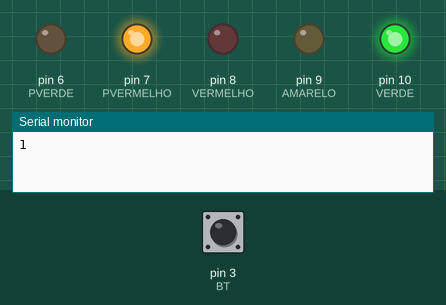
This sketch was run on a simulated Arduino Uno, built with avr-gcc and run on an emulated ATmega328P. On the bench: output pins drawn as LEDs (lit = HIGH), the last lines printed to the serial monitor. Inputs (shaded band) come from the test bench; at power-on: pin 3 (BT) HIGH.

Above: at 1.2 s.
1.3 s: pin 3 (BT) pulled LOW for 0.25 s
At 4.3 s:
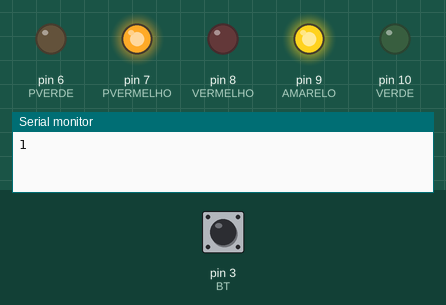
At 7.0 s:
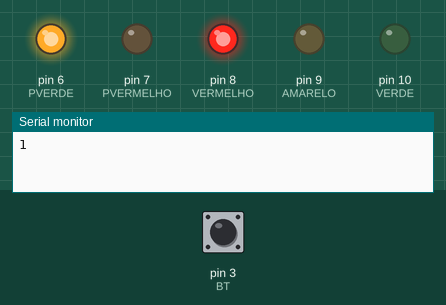
7.5 s: pin 3 (BT) pulled LOW for 3.2 s
At 27.3 s:
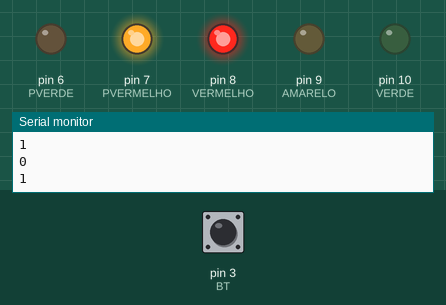
Timing chart, 0 to 37.7 s (numbered marks = the images above; inputs shaded):
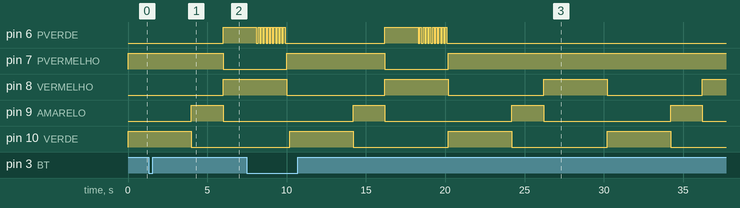

Measured:
- after the input at 1.3 s, pin 6 (PVERDE): LOW → HIGH after 4.7 s; pin 7 (PVERMELHO): HIGH → LOW after 4.7 s
- by itself, pin 8 (VERMELHO), pin 10 (VERDE): alternates HIGH for 4.0 s and LOW for 6.0 s
- by itself, pin 9 (AMARELO): alternates HIGH for 2.0 s and LOW for 8.0 s

The sketch:

Semaforo2.0.ino
```cpp
int VERMELHO = 8;
int AMARELO = 9;
int VERDE = 10;

int PVERDE = 6;
int PVERMELHO = 7;

int BT = 3;

bool STATUS = false;

void setup() {
  pinMode(VERDE, OUTPUT);
  pinMode(AMARELO, OUTPUT);
  pinMode(VERMELHO, OUTPUT);

  pinMode(PVERDE, OUTPUT);
  pinMode(PVERMELHO, OUTPUT);

  pinMode(BT, INPUT_PULLUP);

  Serial.begin(9600);
}

void loop() {
  Serial.println(digitalRead(3));

  if (digitalRead(BT) == LOW) {
    STATUS = true;
    delay(200);
  }

  digitalWrite(VERDE, HIGH);
  digitalWrite(AMARELO, LOW);
  digitalWrite(VERMELHO, LOW);

  digitalWrite(PVERDE, LOW);
  digitalWrite(PVERMELHO, HIGH);

  for (int i = 0; i < 40; i++) {
    if (digitalRead(BT) == LOW) {
      STATUS = true;
    }
    delay(100);
  }

  digitalWrite(VERDE, LOW);
  digitalWrite(AMARELO, HIGH);
  delay(2000);

  digitalWrite(AMARELO, LOW);
  digitalWrite(VERMELHO, HIGH);

  if (STATUS == true) {
    digitalWrite(PVERMELHO, LOW);
    digitalWrite(PVERDE, HIGH);

    for (int i = 0; i < 20; i++) {
      if (digitalRead(BT) == LOW) {
        STATUS = true;
      }
      delay(100);
    }

	for (int i = 0; i < 20; i++) {

      if( i%2 == 0){
        digitalWrite(PVERDE, HIGH);
      }else{
        digitalWrite(PVERDE, LOW);
      }


      delay(100);
    }

    digitalWrite(PVERDE, LOW);
    digitalWrite(PVERMELHO, HIGH);

    STATUS = false;
  } else {
    delay(4000);
  }

  digitalWrite(VERMELHO, LOW);
}
```
